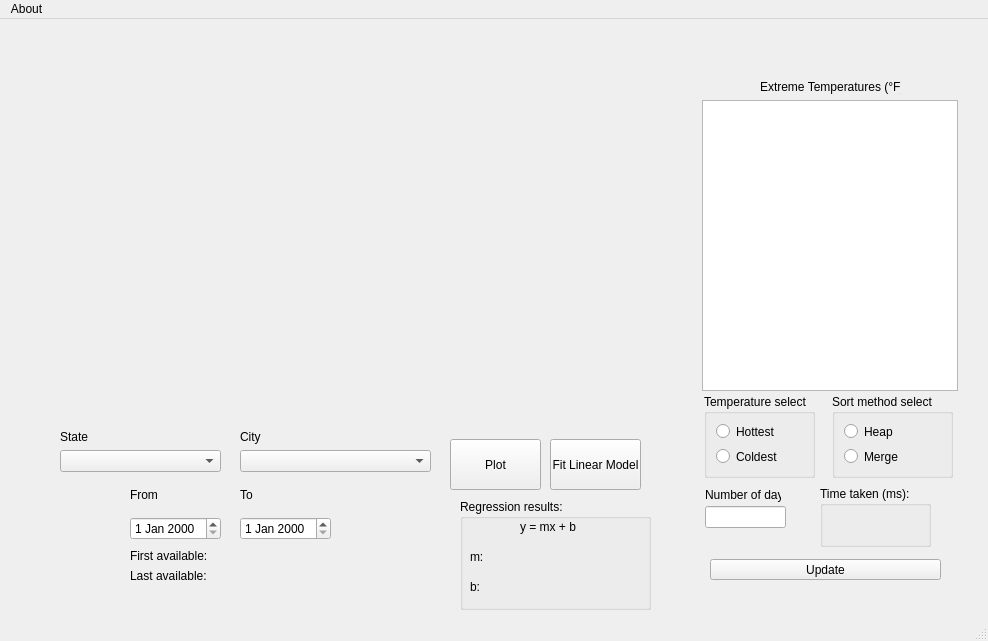
<?xml version="1.0" encoding="UTF-8"?>
<ui version="4.0">
 <class>MainWindow</class>
 <widget class="QMainWindow" name="MainWindow">
  <property name="geometry">
   <rect>
    <x>0</x>
    <y>0</y>
    <width>988</width>
    <height>641</height>
   </rect>
  </property>
  <property name="windowTitle">
   <string>Weather Visualizing Tool</string>
  </property>
  <property name="styleSheet">
   <string notr="true"/>
  </property>
  <widget class="QWidget" name="centralwidget">
   <widget class="QCustomPlot" name="customPlot" native="true">
    <property name="geometry">
     <rect>
      <x>40</x>
      <y>20</y>
      <width>621</width>
      <height>371</height>
     </rect>
    </property>
   </widget>
   <widget class="QPushButton" name="pushButtonPlot">
    <property name="geometry">
     <rect>
      <x>450</x>
      <y>420</y>
      <width>91</width>
      <height>51</height>
     </rect>
    </property>
    <property name="text">
     <string>Plot</string>
    </property>
   </widget>
   <widget class="QWidget" name="layoutWidget">
    <property name="geometry">
     <rect>
      <x>60</x>
      <y>410</y>
      <width>161</width>
      <height>43</height>
     </rect>
    </property>
    <layout class="QVBoxLayout" name="verticalLayout">
     <item>
      <widget class="QLabel" name="stateLabel">
       <property name="text">
        <string>State</string>
       </property>
      </widget>
     </item>
     <item>
      <widget class="QComboBox" name="stateBox"/>
     </item>
    </layout>
   </widget>
   <widget class="QWidget" name="layoutWidget">
    <property name="geometry">
     <rect>
      <x>240</x>
      <y>410</y>
      <width>191</width>
      <height>43</height>
     </rect>
    </property>
    <layout class="QVBoxLayout" name="verticalLayout_2">
     <item>
      <widget class="QLabel" name="cityLabel">
       <property name="text">
        <string>City</string>
       </property>
      </widget>
     </item>
     <item>
      <widget class="QComboBox" name="cityBox"/>
     </item>
    </layout>
   </widget>
   <widget class="QPushButton" name="pushButtonFit">
    <property name="geometry">
     <rect>
      <x>550</x>
      <y>420</y>
      <width>91</width>
      <height>51</height>
     </rect>
    </property>
    <property name="text">
     <string>Fit Linear Model</string>
    </property>
   </widget>
   <widget class="QGroupBox" name="regressionOutputBox">
    <property name="geometry">
     <rect>
      <x>460</x>
      <y>480</y>
      <width>191</width>
      <height>111</height>
     </rect>
    </property>
    <property name="title">
     <string>Regression results:</string>
    </property>
    <widget class="QLabel" name="labelEquation">
     <property name="geometry">
      <rect>
       <x>60</x>
       <y>20</y>
       <width>61</width>
       <height>16</height>
      </rect>
     </property>
     <property name="text">
      <string>y = mx + b</string>
     </property>
    </widget>
    <widget class="QLabel" name="labelM">
     <property name="geometry">
      <rect>
       <x>10</x>
       <y>50</y>
       <width>171</width>
       <height>16</height>
      </rect>
     </property>
     <property name="text">
      <string>m: </string>
     </property>
    </widget>
    <widget class="QLabel" name="labelB">
     <property name="geometry">
      <rect>
       <x>10</x>
       <y>80</y>
       <width>171</width>
       <height>16</height>
      </rect>
     </property>
     <property name="text">
      <string>b:</string>
     </property>
    </widget>
   </widget>
   <widget class="QWidget" name="layoutWidget">
    <property name="geometry">
     <rect>
      <x>130</x>
      <y>460</y>
      <width>91</width>
      <height>61</height>
     </rect>
    </property>
    <layout class="QVBoxLayout" name="verticalLayout_10">
     <item>
      <widget class="QLabel" name="labelFrom">
       <property name="text">
        <string>From</string>
       </property>
      </widget>
     </item>
     <item>
      <widget class="QDateEdit" name="dateEditFrom"/>
     </item>
    </layout>
   </widget>
   <widget class="QWidget" name="layoutWidget">
    <property name="geometry">
     <rect>
      <x>240</x>
      <y>460</y>
      <width>91</width>
      <height>61</height>
     </rect>
    </property>
    <layout class="QVBoxLayout" name="verticalLayout_11">
     <item>
      <widget class="QLabel" name="labelTo">
       <property name="text">
        <string>To</string>
       </property>
      </widget>
     </item>
     <item>
      <widget class="QDateEdit" name="dateEditTo"/>
     </item>
    </layout>
   </widget>
   <widget class="QWidget" name="layoutWidget">
    <property name="geometry">
     <rect>
      <x>130</x>
      <y>530</y>
      <width>221</width>
      <height>34</height>
     </rect>
    </property>
    <layout class="QVBoxLayout" name="verticalLayout_12">
     <item>
      <widget class="QLabel" name="labelStartTime">
       <property name="text">
        <string>First available: </string>
       </property>
      </widget>
     </item>
     <item>
      <widget class="QLabel" name="labelEndTime">
       <property name="text">
        <string>Last available:</string>
       </property>
      </widget>
     </item>
    </layout>
   </widget>
   <widget class="QPushButton" name="pushButtonExtremeUpdate">
    <property name="geometry">
     <rect>
      <x>710</x>
      <y>540</y>
      <width>231</width>
      <height>21</height>
     </rect>
    </property>
    <property name="text">
     <string>Update</string>
    </property>
   </widget>
   <widget class="QGroupBox" name="groupBox_3">
    <property name="geometry">
     <rect>
      <x>820</x>
      <y>467</y>
      <width>111</width>
      <height>61</height>
     </rect>
    </property>
    <property name="title">
     <string>Time taken (ms):</string>
    </property>
    <widget class="QLabel" name="labelTimeResult">
     <property name="geometry">
      <rect>
       <x>10</x>
       <y>20</y>
       <width>81</width>
       <height>31</height>
      </rect>
     </property>
     <property name="text">
      <string/>
     </property>
    </widget>
   </widget>
   <widget class="QLabel" name="labelNumberOfDays">
    <property name="geometry">
     <rect>
      <x>705</x>
      <y>468</y>
      <width>76</width>
      <height>16</height>
     </rect>
    </property>
    <property name="text">
     <string>Number of days</string>
    </property>
   </widget>
   <widget class="QLineEdit" name="lineEditNumDaysExtreme">
    <property name="geometry">
     <rect>
      <x>705</x>
      <y>487</y>
      <width>81</width>
      <height>22</height>
     </rect>
    </property>
   </widget>
   <widget class="QGroupBox" name="groupBox">
    <property name="geometry">
     <rect>
      <x>704</x>
      <y>375</y>
      <width>111</width>
      <height>84</height>
     </rect>
    </property>
    <property name="title">
     <string>Temperature select</string>
    </property>
    <widget class="QRadioButton" name="radioButtonHottest">
     <property name="geometry">
      <rect>
       <x>12</x>
       <y>28</y>
       <width>61</width>
       <height>19</height>
      </rect>
     </property>
     <property name="text">
      <string>Hottest</string>
     </property>
    </widget>
    <widget class="QRadioButton" name="radioButtonColdest">
     <property name="geometry">
      <rect>
       <x>12</x>
       <y>53</y>
       <width>61</width>
       <height>19</height>
      </rect>
     </property>
     <property name="text">
      <string>Coldest</string>
     </property>
    </widget>
   </widget>
   <widget class="QGroupBox" name="groupBox_2">
    <property name="geometry">
     <rect>
      <x>832</x>
      <y>375</y>
      <width>121</width>
      <height>84</height>
     </rect>
    </property>
    <property name="title">
     <string>Sort method select</string>
    </property>
    <widget class="QRadioButton" name="radioButtonHeap">
     <property name="geometry">
      <rect>
       <x>12</x>
       <y>28</y>
       <width>50</width>
       <height>19</height>
      </rect>
     </property>
     <property name="text">
      <string>Heap</string>
     </property>
    </widget>
    <widget class="QRadioButton" name="radioButtonMerge">
     <property name="geometry">
      <rect>
       <x>12</x>
       <y>53</y>
       <width>55</width>
       <height>19</height>
      </rect>
     </property>
     <property name="text">
      <string>Merge</string>
     </property>
    </widget>
   </widget>
   <widget class="QLabel" name="labelExtremes">
    <property name="geometry">
     <rect>
      <x>760</x>
      <y>60</y>
      <width>141</width>
      <height>16</height>
     </rect>
    </property>
    <property name="text">
     <string>Extreme Temperatures (°F)</string>
    </property>
   </widget>
   <widget class="QListWidget" name="listExtremes">
    <property name="geometry">
     <rect>
      <x>702</x>
      <y>81</y>
      <width>256</width>
      <height>291</height>
     </rect>
    </property>
   </widget>
  </widget>
  <widget class="QStatusBar" name="statusbar"/>
  <widget class="QMenuBar" name="menuBar">
   <property name="geometry">
    <rect>
     <x>0</x>
     <y>0</y>
     <width>988</width>
     <height>20</height>
    </rect>
   </property>
   <widget class="QMenu" name="menuAbout">
    <property name="title">
     <string>About</string>
    </property>
    <addaction name="actionAbout_Qt"/>
   </widget>
   <addaction name="menuAbout"/>
  </widget>
  <action name="actionAbout_Qt">
   <property name="text">
    <string>About Qt</string>
   </property>
  </action>
 </widget>
 <customwidgets>
  <customwidget>
   <class>QCustomPlot</class>
   <extends>QWidget</extends>
   <header>qcustomplot.h</header>
   <container>1</container>
  </customwidget>
 </customwidgets>
 <tabstops>
  <tabstop>stateBox</tabstop>
  <tabstop>cityBox</tabstop>
  <tabstop>dateEditFrom</tabstop>
  <tabstop>dateEditTo</tabstop>
  <tabstop>pushButtonPlot</tabstop>
  <tabstop>pushButtonFit</tabstop>
  <tabstop>radioButtonHottest</tabstop>
  <tabstop>radioButtonColdest</tabstop>
  <tabstop>radioButtonHeap</tabstop>
  <tabstop>radioButtonMerge</tabstop>
  <tabstop>lineEditNumDaysExtreme</tabstop>
  <tabstop>pushButtonExtremeUpdate</tabstop>
  <tabstop>listExtremes</tabstop>
 </tabstops>
 <resources/>
 <connections/>
</ui>
